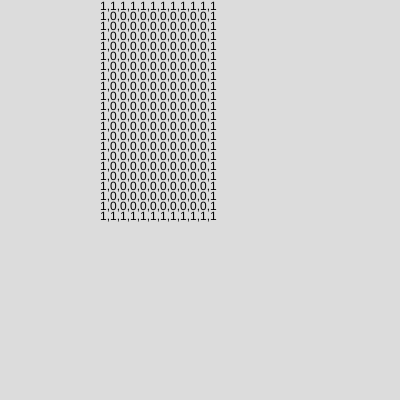
Frame 1 (no input)
Frame 60 (no input): identical to frame 1, image omitted
Frame 120 (the mouse pressed at the canvas centre since frame 60): identical to frame 1, image omitted

The p5.js sketch that drew this single still picture (run headless with seeded random() and noise() and a simulated clock; from frame 60 on, the mouse is pressed at the canvas centre):

// p5.js sketch
// ── sketch.js
var a = []
var mino = {
	"I":[],
	"O":[],
}

function dt(arr){
	for(var i=0,len = arr.length;i<len;i++){
		text(arr[i],100,(i*10)+10)
	}
}

function setup() {
  createCanvas(400, 400);
	for(var i = 0;i<22;i++){
		append(a,[])
		for(var j = 0;j<12;j++){
			if(i===0||j===0){
				a[i][j] = 1
			}else if(i===21||j===11){
				a[i][j] = 1
			}else{
				a[i][j] = 0
			}
		}
	}
}

function draw() {
  background(220);
	dt(a)
}

// ── mobile_sketch.js
var a = [];
var b = 0;
var s = 0;
var st = 0;
var q = false;
var W,H,w,h;

function setup() {
     if(deviceOrientation){
			 W=windowWidth;H=windowHeight;
		 }else{
			 W=400;H=600;
		 }
	w=W/2;h=H/2
	st = W;
  createCanvas(st, H);
	s = st/9
	for(var i = 0;i<11;i++){
		append(a,[])
		for(var j = 0;j<11;j++){
			if(i===0||j===0){
				a[i][j] = 1
			}else if(i===10||j===10){
				a[i][j] = 1
			}else{
				a[i][j] = 0
			}
		}
	}
	a[1][5] = 2;
	frameRate(3)
}

function draw() {
  background(220);
	for(var i=1;i<10;i++){
		line(s*i,0,s*i,st)
		line(0,s*i,st,s*i)
	}
	translate(s/2,s/2)
	for(var j=1;j<10;j++){
		for(var k=1;k<10;k++){
			if(a[k][j]){
				ellipse((j-1)*s,(k-1)*s,s/2,s/2)
			}
		}
	}

	var t = doOnce()
	if(t==="gameOver"){
		text("GameOver",100,100)
	}
     
     btnDraw()

	translate(0,0)
}

function btnDraw(){
  translate(-s/2,-s/2)
  //ellipse(mouseX,mouseY,10,10)
   line(W/3,W,W/3,W+(s*2))
   line(W*2/3,W,W*2/3,W+(s*2))
   line(0,W+(s*2),W,W+(s*2))
   textSize(30)
   textAlign(CENTER)
   text("<-",W/6,W+s)
   text("->",W*5/6,W+s)
}

function doOnce(){
	for(var l=1;l<10;l++){
		for(var m=1;m<10;m++){
			if(a[2][5] === 3){
				return "gameOver"
			}

			if(a[l][m]===2){
				if(a[l+1][m]!==1&&a[l+1][m]!==3){
					if(q){
						doLR(l,m)
						return false;
					}
					a[l+1][m] = 2
					a[l][m] = 0
					return false;
				}else if(a[l+1][m]===1||a[l+1][m]===3){
					a[l][m] = 3
					a[1][5] = 2
					return false
				}
			}
		}
	}
}

function doLR(y,x){
	if      (q==="<-"){
		if(a[y][x-1]!==1){
			a[y][x-1] = 2;
			a[y][x] = 0;
		}
		q=false
	}else if(q==="->"){
		if(a[y][x+1]!==1){
			a[y][x+1] = 2;
			a[y][x] = 0;
		}
		q=false
	}
}

function keyPressed(){
	if(!q){
		if      (keyCode===LEFT_ARROW){
			q = "<-"
		}else if(keyCode===RIGHT_ARROW){
			q = "->"
		}
	}
}

function touchStarted(){
  if(!q){
		if      (mouseX<(W/3)){
			q = "<-"
		}else if(mouseX>(W*2/3)){
			q = "->"
		}
	}
}


// ── sketch2.js
var patternA = [
	[
		[0,1,0],
		[1,1,1],
		[0,0,0]
	],
  [
		[0,1,0],
		[0,1,1],
		[0,1,0]
	],
	[
		[0,0,0],
		[1,1,1],
		[0,1,0]
	],
	[
		[0,1,0],
		[1,1,0],
		[0,1,0]
	]
]

// air 0 moveBlock 1 onBlock 2 wall 3

var field = [];
var metl = 0;
var oN = 0
var W,H;

function drawCordinate(){
	for(var i=1;i<10;i++){
		line(metl*i,0,metl*i,W)
		line(0,metl*i,W,metl*i)
	}
}

function setField(wid,hig){
	createCanvas(wid,hig);
	metl = wid/9
	for(var i = 0;i<11;i++){
		append(field,[])
		for(var j = 0;j<11;j++){
			if(j===0){
				field[i][j] = 3
			}else if(i===10||j===10){
				field[i][j] = 3
			}else{
				field[i][j] = 0
			}
		}
	}
}

function drawBlock(x,y,tdA,order_num){
	field[y][x] = tdA[order_num][1][1]
	field[y-1][x-1] = tdA[order_num][0][0]
	field[y-1][x] = tdA[order_num][0][1]
	field[y-1][x+1] = tdA[order_num][0][2]
	field[y][x-1] = tdA[order_num][1][0]
	field[y][x+1] = tdA[order_num][1][2]
	field[y+1][x-1] = tdA[order_num][2][0]
	field[y+1][x] = tdA[order_num][2][1]
	field[y+1][x+1] = tdA[order_num][2][2]
}

function drawBlocks(arr,std_w){
	var cr = std_w/2
	translate(cr,cr)
	for(var i=1;i<10;i++){
		for(var j=1;j<10;j++){
			if(arr[i][j]){
				ellipse((j-1)*std_w,(i-1)*std_w,cr,cr)
			}
		}
	}
	translate(0,0)
}

function setup() {
	//W=windowWidth;H=windowHeight;
	W=400;H=400
	setField(W,H)
	frameRate(1)
}

function draw() {
	background(220);
	drawCordinate();
	drawBlock(5,3,patternA,oN);
	drawBlocks(field,metl)
}

function countUp(){
	if(oN===3){
		oN=0;
	}else{
		oN+=1;
	}
}

function touchEnded() {
	countUp();
}
